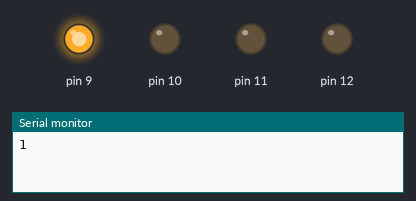
Recording of a sketch running on a simulated Arduino Uno, built with avr-gcc and run on an emulated ATmega328P. Parts: output pins drawn as LEDs (lit = HIGH), the last lines printed to the serial monitor.

Above: at 0.5 s.
At 2.5 s:
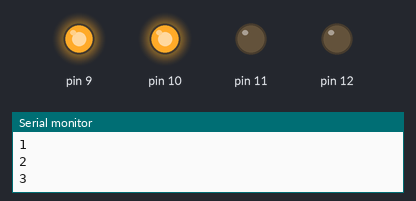
At 3.5 s:
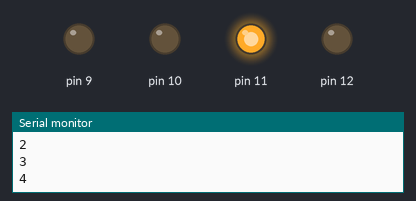
At 5.5 s:
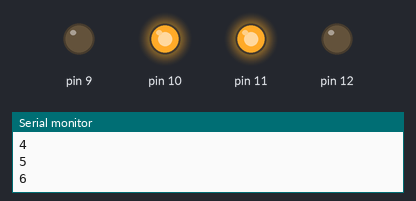
At 8.5 s:
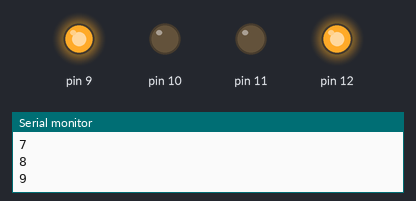
At 11.5 s:
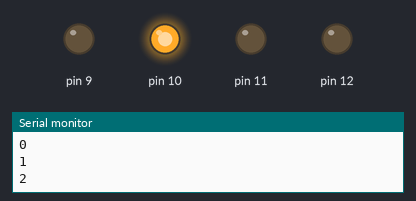
Timing chart, 0 to 13.0 s (numbered marks = the images above):
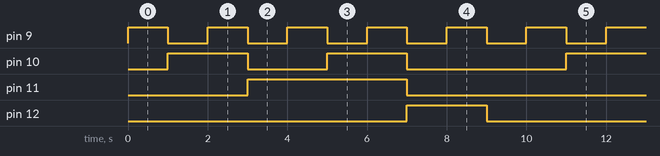

Measured:
- by itself, pin 9: alternates HIGH for 1.0 s and LOW for 1.0 s
- by itself, pin 10: repeats every 10.0 s: LOW 2.0 s, HIGH 2.0 s, LOW 4.0 s, HIGH 2.0 s
- by itself, pin 11: alternates HIGH for 4.0 s and LOW for 6.0 s
- by itself, pin 12: alternates HIGH for 2.0 s and LOW for 8.0 s

The sketch:

counter_4bit.ino
```cpp
/*
 * Author: Prof. DM Calhoun
 * Purpose: 4-bit counter
 */

//#include <WiFiNINA.h>

// the setup function runs once when you press reset or power the board
void setup() {
  // initialize digital pin LED_BUILTIN as an output.
  pinMode(12, OUTPUT);
  pinMode(11, OUTPUT);
  pinMode(10, OUTPUT);
  pinMode(9, OUTPUT);
  Serial.begin(9600);
}

int count = 0;

// the loop function runs over and over again forever
void loop() {
  if (count<9){

    count++;
  }else{
    count=0;
  }
  Serial.println(count);
  digitalWrite(9,(count & 0x01));
  digitalWrite(10,(count & 0x02));
  digitalWrite(11,(count & 0x04));
  digitalWrite(12,(count & 0x08));
  delay(1000);
}
```
